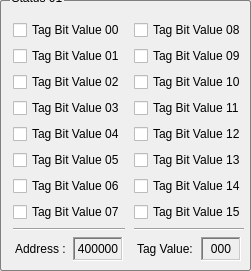
   <widget class="QGroupBox" name="grpStatus01">
    <property name="geometry">
     <rect>
      <x>270</x>
      <y>50</y>
      <width>251</width>
      <height>271</height>
     </rect>
    </property>
    <property name="autoFillBackground">
     <bool>false</bool>
    </property>
    <property name="styleSheet">
     <string notr="true">QGroupBox {
	border: 1px solid gray;
	border-radius: 2px;
	margin-top:0.5em;
}

QGroupBox::title {
	top:-9;
	left:10px;
}</string>
    </property>
    <property name="title">
     <string>Status 01</string>
    </property>
    <property name="alignment">
     <set>Qt::AlignLeading|Qt::AlignLeft|Qt::AlignVCenter</set>
    </property>
    <property name="flat">
     <bool>false</bool>
    </property>
    <property name="checkable">
     <bool>false</bool>
    </property>
    <widget class="QWidget" name="gridLayoutWidget">
     <property name="geometry">
      <rect>
       <x>10</x>
       <y>20</y>
       <width>239</width>
       <height>241</height>
      </rect>
     </property>
     <layout class="QGridLayout" name="gridLayout">
      <property name="sizeConstraint">
       <enum>QLayout::SetDefaultConstraint</enum>
      </property>
      <property name="verticalSpacing">
       <number>6</number>
      </property>
      <item row="5" column="0">
       <widget class="QCheckBox" name="chkStatus01_05">
        <property name="text">
         <string>Tag Bit Value 05</string>
        </property>
       </widget>
      </item>
      <item row="8" column="0">
       <widget class="Line" name="line">
        <property name="orientation">
         <enum>Qt::Horizontal</enum>
        </property>
       </widget>
      </item>
      <item row="4" column="1">
       <widget class="QCheckBox" name="chkStatus01_12">
        <property name="minimumSize">
         <size>
          <width>110</width>
          <height>0</height>
         </size>
        </property>
        <property name="maximumSize">
         <size>
          <width>110</width>
          <height>16777215</height>
         </size>
        </property>
        <property name="text">
         <string>Tag Bit Value 12</string>
        </property>
       </widget>
      </item>
      <item row="6" column="1">
       <widget class="QCheckBox" name="chkStatus01_14">
        <property name="minimumSize">
         <size>
          <width>110</width>
          <height>0</height>
         </size>
        </property>
        <property name="maximumSize">
         <size>
          <width>110</width>
          <height>16777215</height>
         </size>
        </property>
        <property name="text">
         <string>Tag Bit Value 14</string>
        </property>
       </widget>
      </item>
      <item row="1" column="1">
       <widget class="QCheckBox" name="chkStatus01_09">
        <property name="minimumSize">
         <size>
          <width>110</width>
          <height>0</height>
         </size>
        </property>
        <property name="maximumSize">
         <size>
          <width>110</width>
          <height>16777215</height>
         </size>
        </property>
        <property name="text">
         <string>Tag Bit Value 09</string>
        </property>
       </widget>
      </item>
      <item row="0" column="0">
       <widget class="QCheckBox" name="chkStatus01_00">
        <property name="minimumSize">
         <size>
          <width>110</width>
          <height>0</height>
         </size>
        </property>
        <property name="maximumSize">
         <size>
          <width>110</width>
          <height>16777215</height>
         </size>
        </property>
        <property name="text">
         <string>Tag Bit Value 00</string>
        </property>
       </widget>
      </item>
      <item row="4" column="0">
       <widget class="QCheckBox" name="chkStatus01_04">
        <property name="text">
         <string>Tag Bit Value 04</string>
        </property>
       </widget>
      </item>
      <item row="5" column="1">
       <widget class="QCheckBox" name="chkStatus01_13">
        <property name="minimumSize">
         <size>
          <width>110</width>
          <height>0</height>
         </size>
        </property>
        <property name="maximumSize">
         <size>
          <width>110</width>
          <height>16777215</height>
         </size>
        </property>
        <property name="text">
         <string>Tag Bit Value 13</string>
        </property>
       </widget>
      </item>
      <item row="8" column="1">
       <widget class="Line" name="line_2">
        <property name="orientation">
         <enum>Qt::Horizontal</enum>
        </property>
       </widget>
      </item>
      <item row="3" column="0">
       <widget class="QCheckBox" name="chkStatus01_03">
        <property name="text">
         <string>Tag Bit Value 03</string>
        </property>
       </widget>
      </item>
      <item row="2" column="1">
       <widget class="QCheckBox" name="chkStatus01_10">
        <property name="minimumSize">
         <size>
          <width>110</width>
          <height>0</height>
         </size>
        </property>
        <property name="maximumSize">
         <size>
          <width>110</width>
          <height>16777215</height>
         </size>
        </property>
        <property name="text">
         <string>Tag Bit Value 10</string>
        </property>
       </widget>
      </item>
      <item row="6" column="0">
       <widget class="QCheckBox" name="chkStatus01_06">
        <property name="text">
         <string>Tag Bit Value 06</string>
        </property>
       </widget>
      </item>
      <item row="7" column="1">
       <widget class="QCheckBox" name="chkStatus01_15">
        <property name="minimumSize">
         <size>
          <width>110</width>
          <height>0</height>
         </size>
        </property>
        <property name="maximumSize">
         <size>
          <width>110</width>
          <height>16777215</height>
         </size>
        </property>
        <property name="text">
         <string>Tag Bit Value 15</string>
        </property>
       </widget>
      </item>
      <item row="0" column="1">
       <widget class="QCheckBox" name="chkStatus01_08">
        <property name="minimumSize">
         <size>
          <width>110</width>
          <height>0</height>
         </size>
        </property>
        <property name="maximumSize">
         <size>
          <width>110</width>
          <height>16777215</height>
         </size>
        </property>
        <property name="text">
         <string>Tag Bit Value 08</string>
        </property>
       </widget>
      </item>
      <item row="1" column="0">
       <widget class="QCheckBox" name="chkStatus01_01">
        <property name="text">
         <string>Tag Bit Value 01</string>
        </property>
       </widget>
      </item>
      <item row="2" column="0">
       <widget class="QCheckBox" name="chkStatus01_02">
        <property name="text">
         <string>Tag Bit Value 02</string>
        </property>
       </widget>
      </item>
      <item row="7" column="0">
       <widget class="QCheckBox" name="chkStatus01_07">
        <property name="text">
         <string>Tag Bit Value 07</string>
        </property>
       </widget>
      </item>
      <item row="3" column="1">
       <widget class="QCheckBox" name="chkStatus01_11">
        <property name="minimumSize">
         <size>
          <width>110</width>
          <height>0</height>
         </size>
        </property>
        <property name="maximumSize">
         <size>
          <width>110</width>
          <height>16777215</height>
         </size>
        </property>
        <property name="text">
         <string>Tag Bit Value 11</string>
        </property>
       </widget>
      </item>
      <item row="9" column="0">
       <layout class="QHBoxLayout" name="horizontalLayout_5">
        <item>
         <widget class="QLabel" name="lblStatDesc">
          <property name="minimumSize">
           <size>
            <width>50</width>
            <height>0</height>
           </size>
          </property>
          <property name="maximumSize">
           <size>
            <width>50</width>
            <height>16777215</height>
           </size>
          </property>
          <property name="text">
           <string>Address :</string>
          </property>
         </widget>
        </item>
        <item>
         <widget class="QLabel" name="lblStatus01Address">
          <property name="minimumSize">
           <size>
            <width>50</width>
            <height>0</height>
           </size>
          </property>
          <property name="maximumSize">
           <size>
            <width>50</width>
            <height>16777215</height>
           </size>
          </property>
          <property name="frameShape">
           <enum>QFrame::WinPanel</enum>
          </property>
          <property name="frameShadow">
           <enum>QFrame::Sunken</enum>
          </property>
          <property name="text">
           <string>400000</string>
          </property>
          <property name="alignment">
           <set>Qt::AlignCenter</set>
          </property>
         </widget>
        </item>
       </layout>
      </item>
      <item row="9" column="1">
       <layout class="QHBoxLayout" name="horizontalLayout_6">
        <item>
         <widget class="QLabel" name="lblStatusDesc02">
          <property name="minimumSize">
           <size>
            <width>55</width>
            <height>0</height>
           </size>
          </property>
          <property name="maximumSize">
           <size>
            <width>55</width>
            <height>16777215</height>
           </size>
          </property>
          <property name="text">
           <string>Tag Value:</string>
          </property>
         </widget>
        </item>
        <item>
         <widget class="QLabel" name="lblStatus01Value">
          <property name="minimumSize">
           <size>
            <width>40</width>
            <height>0</height>
           </size>
          </property>
          <property name="maximumSize">
           <size>
            <width>40</width>
            <height>16777215</height>
           </size>
          </property>
          <property name="frameShape">
           <enum>QFrame::WinPanel</enum>
          </property>
          <property name="frameShadow">
           <enum>QFrame::Sunken</enum>
          </property>
          <property name="text">
           <string>000</string>
          </property>
          <property name="alignment">
           <set>Qt::AlignCenter</set>
          </property>
         </widget>
        </item>
       </layout>
      </item>
     </layout>
    </widget>
   </widget>
